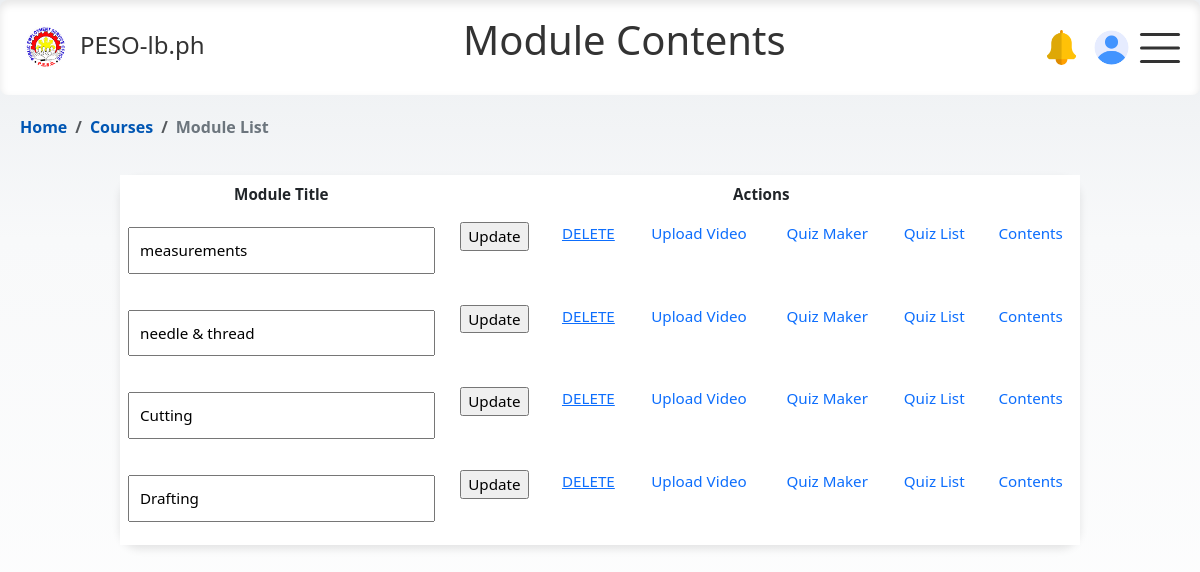
/html/adminpage/module_list.php?course_id=1, run on the app's committed database.
### tables this page shows
CREATE TABLE `modules` (
  `id` int(11) NOT NULL,
  `course_id` int(11) DEFAULT NULL,
  `module_name` varchar(255) NOT NULL,
  `status` varchar(255) DEFAULT NULL
);

### html/adminpage/module_list.php (the view, shortened to what this page needs)
<?php
include 'conn_db.php';
$course_id = $_GET['course_id'];
$sql = "SELECT * FROM modules WHERE course_id = $course_id";
$result = $conn->query($sql);
?>
<!DOCTYPE html>
<html>
<head>
    <link rel="stylesheet" href="https://cdn.jsdelivr.net/npm/bootstrap@5.3.0/dist/css/bootstrap.min.css">
    <link href="https://cdnjs.cloudflare.com/ajax/libs/bootstrap-icons/1.10.0/font/bootstrap-icons.min.css" rel="stylesheet">
    <link rel="stylesheet" href="../../css/modal-form.css">
    <link rel="stylesheet" href="../../css/admin_course.css">
    <link rel="stylesheet" href="../../css/nav_float.css">
</head>
<body>
<nav>
    <div class="logo">
        <img src="../../img/logo_peso.png" alt="Logo">
        <a href="#"> PESO-lb.ph</a>
    </div>
    <header>
      <h1 class="ofw-h1">Module Contents</h1>
    </header>
    <div class="profile-icons">
        <div class="notif-icon" data-bs-toggle="popover" data-bs-content="#" data-bs-placement="bottom">
            <img id="#" src="../../img/notif.png" alt="Profile Picture" class="rounded-circle">
        </div>
        <div class="profile-icon" data-bs-toggle="popover" data-bs-placement="bottom">
    <?php if (!empty($row['photo'])): ?>
        <img id="preview" src="php/applicant/images/<?php echo $row['photo']; ?>" alt="Profile Image" class="circular--square">
    <?php else: ?>
        <img src="../../img/user-placeholder.png" alt="Profile Picture" class="rounded-circle">
    <?php endif; ?>
    </div>
    </div>
    <div class="burger" id="burgerToggle">
        <span></span>
        <span></span>
        <span></span>
    </div>
</nav>
<nav class="bcrumb-container" aria-label="breadcrumb">
  <ol class="breadcrumb">
    <li class="breadcrumb-item"><a href="admin_home.php" >Home</a></li>
    <li class="breadcrumb-item"><a href="course_list.php" >Courses</a></li>
    <li class="breadcrumb-item active" aria-current="page">Module List</li>
  </ol>
</nav>
<div class="table-container">
    <table class="table table-borderless table-hover">
        <thead>
            <th>Module Title</th>
            <th colspan="6">Actions</th>
        </thead>
        <?php
        if ($result->num_rows > 0) {
            while($row = $result->fetch_assoc()) {
                echo "<tr>
                        <form method='POST' action='module_update.php'>
                        <input type='hidden' name='module_id' value='".$row["id"]."'>
                        <input type='hidden' name='course_id' value='".$course_id."'>
                        <td><input type='text' name='module_name' value='".$row["module_name"]."'></td>
                        <td><input type='submit' value='Update'></td>
                        <td><a href='delete_modules.php?course_id=".$course_id."&module_id=".$row["id"]."'>DELETE</a></td>
                        <td><a class='docu openFileBtn' href='#' data-module-id=" . htmlspecialchars($row['id']) . "
                            data-course-id=" . htmlspecialchars($course_id) . ">Upload Video</a></td>
                        <td><a class='docu openQuizBtn' href='#' data-secmodule-id=" . htmlspecialchars($row['id']) . "
                            data-seccourse-id=" . htmlspecialchars($course_id) . ">Quiz Maker</a></td>
                        <td><a class='docu' href='quiz_list.php?modules_id=" . htmlspecialchars($row['id']) . "&course_id=" . $course_id . "'>Quiz List</a></td>
                        <td><a class='docu openContentBtn' href='#' data-thirdmodule-id=".htmlspecialchars($row['id']).">Contents</a></td>
                        </form>
                    </tr>";
            }
        } else {
            echo "<tr><td colspan='5'>No modules found</td></tr>";
        }
        ?>
    </table>
</div>
</body>
</html>

### css/modal-form.css (style rules this page uses)
input[type="text"], input[type="email"] { width: 100%; padding: 10px; margin: 5px 0 15px 0; box-sizing: border-box; }

### css/admin_course.css (style rules this page uses)
.table-container { width: 80%; margin: 5vh auto; }
.table { border-radius: 20px; font-size: 0.95rem; box-shadow: 0px 4px 8px rgba(0, 0, 0, 0.1); }
.table td, .table th { padding: 0.5rem; text-align: center; }
.docu { text-decoration: none; }

### css/nav_float.css (style rules this page uses)
body { margin: 0; opacity: 1; font-family: system-ui; background: linear-gradient(to bottom, #EBEEF1 0%, #f8f9fa 30%, #ffffff 100%); background-repeat: no-repeat; background-attachment: fixed; min-height: 100vh; }
.h1, .ofw-h1 { width: 100%; text-align: center; color: #333; margin-top:-1vh; }
.profile-icons,.profile-icon-employer, .profile-index { display: flex; align-items: left; margin-right: 3vw; }
.profile-icon, .profile-icon-employer, .profile-index, .notif-icon { width: 35px; height: 35px; border-radius:50%; overflow: hidden; position: relative; margin-right: 15px; }
.notif-icon img,.profile-icon img, .profile-icon-employer img { width: 100%; height: auto; }
td { width: -120vw; height: auto; }
nav { position: sticky; top: 0; background-color: #fff; color: #333; display: flex; justify-content: space-between; align-items: center; padding: 20px 20px; margin: auto; max-width: 100vw; box-shadow: inset 0px 4px 8px rgba(0, 0, 0, 0.1); border-radius: 8px; z-index: 1000; }
.logo { display: flex; align-items: center; margin-bottom: 5px; }
.logo a { color: #333; text-decoration: none; font-size: 24px; font-weight:400; margin-left:10px; }
.logo img { width: 50px; height: 50px; }
.burger { cursor: pointer; margin-left: 5vw; }
.burger { position: absolute; top: 50%; right: 20px; transform: translateY(-50%); width: 40px; height: 30px; background: transparent; cursor: pointer; }
.burger span { display: block; position: absolute; height: 3px; width: 100%; background: #333; border-radius: 5px; opacity: 1; left: 0; transform: rotate(0deg); transition: .25s ease-in-out; }
.burger span:nth-of-type(1) { top: 0px; transform-origin: left center; }
.burger span:nth-of-type(2) { top: 50%; transform: translateY(-50%); transform-origin: left center; }
.burger span:nth-of-type(3) { top: 100%; transform-origin: left center; transform: translateY(-100%); }
.bcrumb-container { position: relative; top: 0; background-color: transparent; color: #333; display: flex; justify-content:flex-start; align-items: left; padding: 20px 20px; margin: auto; margin-bottom: -5vh; max-width: auto; box-shadow: none; border-radius: 0; z-index: 1; }
.breadcrumb { background-color: transparent; list-style: none; }
.breadcrumb-item { color: #007bff; font-weight: bold; }
.breadcrumb-item.active { color: #6c757d; }
.breadcrumb-item a { text-decoration: none; color: #0056b3; }

### data on the page
modules: module_name "measurements"
modules: module_name "needle & thread"
modules: module_name "Cutting"
modules: module_name "Drafting"
